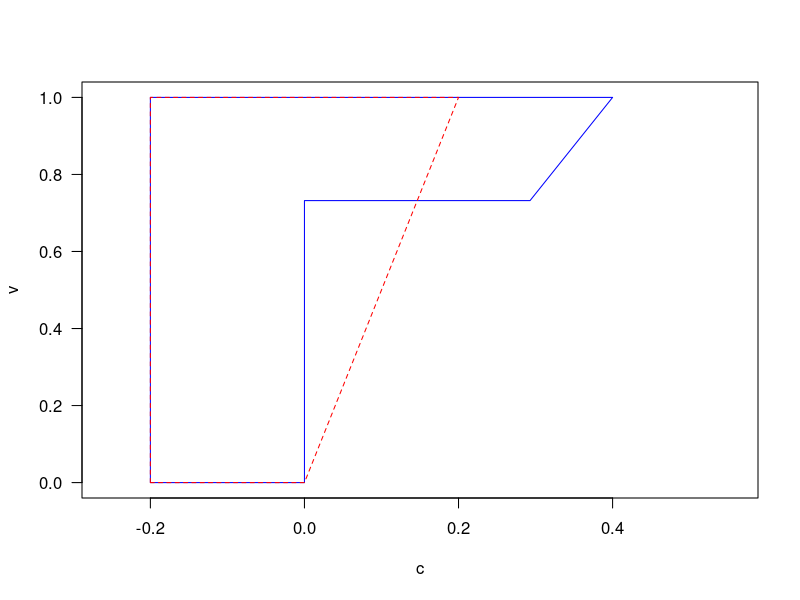
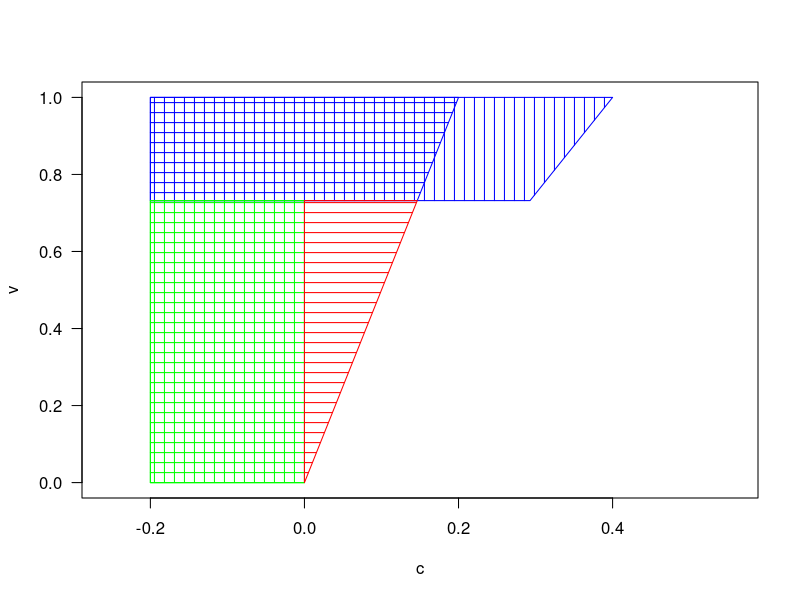

Here is the R script that generated these plots, in order: (Note: this script raises an error after producing the figures.)
ab = .2
theta = 0.4

f = Vectorize(function(x){return((x > -.2)&&(x<0.8))})
g = Vectorize(function(x){return((x > 0)&&(x<1))})
cMin = -.2
vMax = 1 #vMin = 0
cMax = 0.5 #more generally, could be theta*vMax

mu = function(v,cc){return(f(cc)*g(v))}



Ud = function(v,cc){return(max(ab*v-cc,0))}
Wd = integrate(Vectorize(function(v){return(integrate(Vectorize(function(cc){return(Ud(v,cc)*mu(v,cc))}),cMin,cMax)$value)}),0,vMax)$value



vStar = uniroot(
	function(vS){
		muH = integrate(Vectorize(function(v){return(integrate(Vectorize(function(cc){return(mu(v,cc))}),cMin,theta*v)$value)}),vS,vMax)$value
		muL = integrate(Vectorize(function(v){return(integrate(Vectorize(function(cc){return(mu(v,cc))}),cMin,0)$value)}),0,vS)$value
		return(ab*(muL+muH)-theta*muH)
	},interval=c(0,vMax))$root


Udv = Vectorize(function(v,cc){if(v < vStar) return(max(-cc,0)); return(max(theta*v-cc,0))})
Wdv = integrate(Vectorize(function(v){return(integrate(Vectorize(function(cc){return(Udv(v,cc)*mu(v,cc))}),cMin,cMax)$value)}),0,vMax)$value





aspect.ratio = .5
plot(NULL,xlim=c(cMin,cMax),ylim=c(0,vMax),xlab='c',ylab='v',las=1,asp=aspect.ratio)
polygon(x = c(cMin,cMin,theta*vMax,theta*vStar,0,0),y=c(0,vMax,vMax,vStar,vStar,0),density=0,angle=0,col='blue')
polygon(x = c(cMin,cMin,ab*vMax,0),y=c(0,vMax,vMax,0),density=0,angle=90,col='red',lty='dashed')














aspect.ratio = .5
plot(NULL,xlim=c(cMin,cMax),ylim=c(0,vMax),xlab='c',ylab='v',las=1,asp=aspect.ratio)
polygon(x = c(cMin,cMin,theta*vMax,theta*vStar),y=c(vStar,vMax,vMax,vStar),density=10,angle=90,col='blue')
polygon(x = c(cMin,cMin,ab*vMax,ab*vStar),y=c(vStar,vMax,vMax,vStar),density=10,angle=0,col='blue')
#polygon(x = c(cMin,cMin,theta*vMax,theta*vStar),y=c(vStar,vMax,vMax,vStar),density=10,angle=180/pi*atan(aspect.ratio/theta),col='blue')
#polygon(x = c(cMin,cMin,theta*vMax,theta*vStar),y=c(vStar,vMax,vMax,vStar),density=10,angle=180/pi*atan(aspect.ratio/theta)+90,col='blue')

polygon(x = c(cMin,cMin,0,0),y=c(0,vStar,vStar,0),density=10,angle=90,col='green')
polygon(x = c(cMin,cMin,0,0),y=c(0,vStar,vStar,0),density=10,angle=0,col='green')
polygon(x = c(0,0,ab*vStar),y=c(0,vStar,vStar),density=10,angle=0,col='red')


segments(x0=0,y0 = 0,x1 = theta*vmax,y1 = vmax,lty='dashed')
#segments(x0=0,y0 = 0,x1 = ab*vmax,y1 = vmax,lty='dashed')
